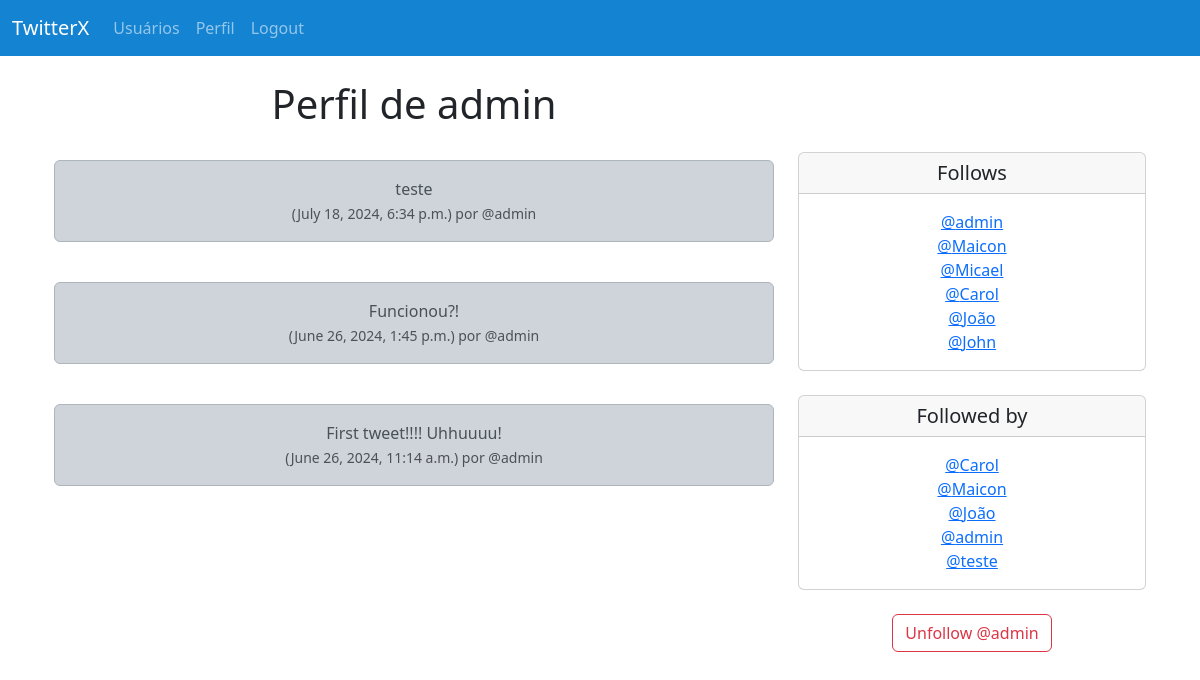
/profile/1 (signed in), run on an earlier commit of the app's database.
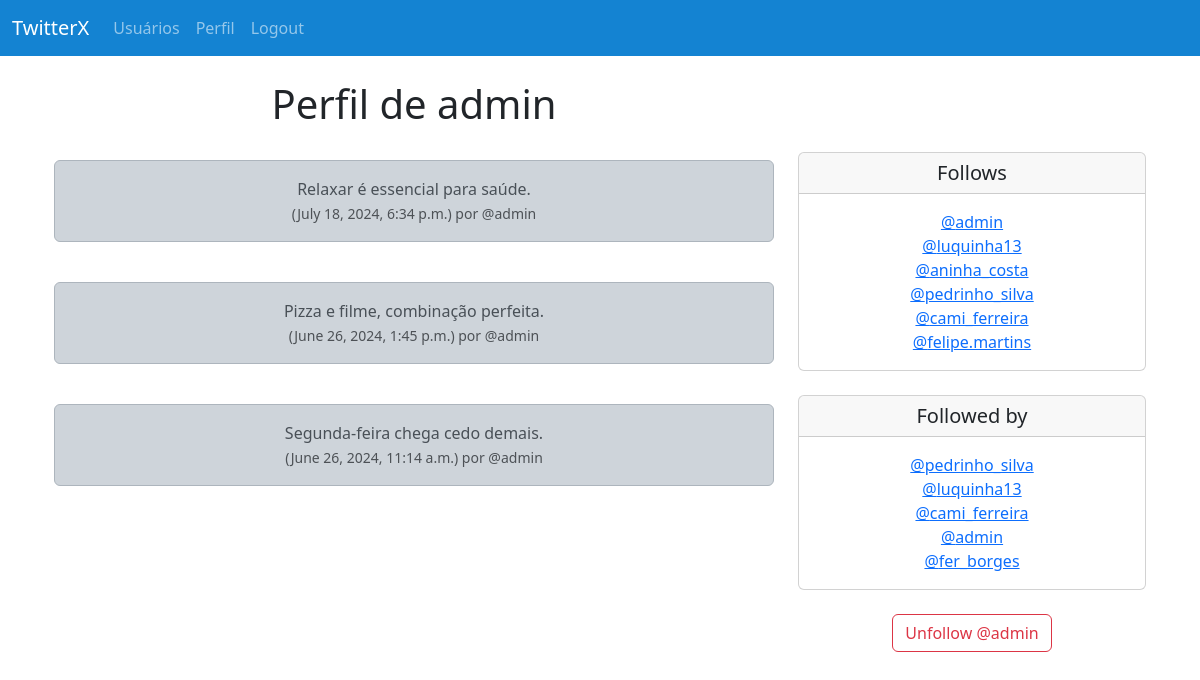
And on a later commit of the database.
### musker/models.py (models this page shows, shortened)
class tweet(models.Model):
    user = models.ForeignKey(
        User, related_name="tweets",
        on_delete=models.DO_NOTHING
    )
    body = models.CharField(max_length=200)
    created_at = models.DateTimeField(auto_now_add=True)

class Profile(models.Model):
    user = models.OneToOneField(User, on_delete=models.CASCADE)
    follows = models.ManyToManyField('self',
                                    related_name='followed_by',
                                    symmetrical=False,
                                    blank=True)
    datee_modified = models.DateTimeField(User, auto_now=True)
    def __str__(self):
        return self.user.username

### musker/views.py (the view, shortened to what this page needs)
# urls.py: path('profile/<int:pk>', views.profile, name='profile'),
def profile(request, pk):
     if request.user.is_authenticated:
        profile = Profile.objects.get(user_id = pk)
        tweets = tweet.objects.filter(user_id = pk).order_by("-created_at")
        return render(request, 'profile.html', {'profile':profile, "tweets":tweets})
     else:
        messages.success(request, ("Você deve estar logado para acessar..."))
        return redirect('home')

### musker/templates/profile.html (shortened to what this page needs)
{% extends 'base.html' %}
{% block content %}
{% if profile %}
<div class="container text-center">
    <div class="row">
        <div class="col-8">
            <h1>Perfil de {{ profile.user.username }}</h1>
            <br/>
            {% if tweets %}
              {% for tweet in tweets %}
                <div class="alert alert-dark" role="alert">
                  {{ tweet.body }}<br/>
                  <small class="text-muted">
                      ({{ tweet.created_at }}) por @{{ tweet.user.username }}
                  </small>
                </div>
                <br/>
              {% endfor %}
            {% endif %}
        </div>
        <div class="col-4">
            <br/><br/><br/>
            <div class="card">
                <h5 class="card-header">Follows</h5>
                <div class="card-body">
                  <p class="card-text">
                    {% for following in profile.follows.all %}
                        <a href="{% url 'profile' following.user.id%}">@{{following}}</a><br/>
                     {% endfor %}
                  </p>
                </div>
              </div>
              <br/>
              <div class="card">
                <h5 class="card-header">Followed by</h5>
                <div class="card-body">
                  <p class="card-text">
                    {% for following in profile.followed_by.all %}
                        <a href="{% url 'profile' following.user.id%}">@{{following}}</a><br/>
                    {% endfor %}
                  </p>
                </div>
              </div>
              <br/>
              <form method=POST>
                   {% if profile in user.profile.follows.all %}
                        <button class="btn btn-outline-danger"
                        name="follow" value="unfollow" type="submit">
                        Unfollow @{{ profile.user.username | lower }}</button>
                   {% else %}
                        <button class="btn btn-outline-success"
                        name="follow" value="follow" type="submit">
                        Follow @{{ profile.user.username | lower }}</button>
                   {% endif %}
              </form>
              <br/>
        </div>
    </div>
</div>
{% endif %}
{% endblock %}

What changed in the data, as far as the page shows it:
changed tweet: body "teste" → "Relaxar é essencial para saúde."
changed tweet: body "Funcionou?!" → "Pizza e filme, combinação perfeita."
changed tweet: body "First tweet!!!! Uhhuuuu!" → "Segunda-feira chega cedo demais."
changed through a linked row, Profile: user.username "Maicon" → "luquinha13"
changed through a linked row, Profile: user.username "Micael" → "aninha_costa"
changed through a linked row, Profile: user.username "Carol" → "pedrinho_silva"
changed through a linked row, Profile: user.username "João" → "cami_ferreira"
changed through a linked row, Profile: user.username "John" → "felipe.martins"
changed through a linked row, Profile: user.username "teste" → "fer_borges"
